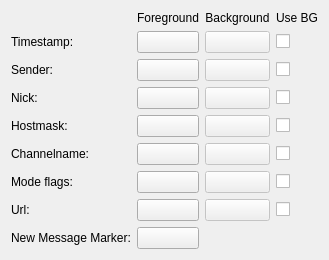
         <widget class="QWidget" name="Seite_2" >
          <attribute name="title" >
           <string>Message</string>
          </attribute>
          <layout class="QGridLayout" >
           <item row="0" column="1" >
            <widget class="QLabel" name="label_37" >
             <property name="text" >
              <string>Foreground</string>
             </property>
             <property name="alignment" >
              <set>Qt::AlignCenter</set>
             </property>
            </widget>
           </item>
           <item row="0" column="2" >
            <widget class="QLabel" name="label_38" >
             <property name="text" >
              <string>Background</string>
             </property>
             <property name="alignment" >
              <set>Qt::AlignCenter</set>
             </property>
            </widget>
           </item>
           <item row="0" column="3" >
            <widget class="QLabel" name="label_9" >
             <property name="text" >
              <string>Use BG</string>
             </property>
             <property name="alignment" >
              <set>Qt::AlignCenter</set>
             </property>
            </widget>
           </item>
           <item row="1" column="0" >
            <widget class="QLabel" name="label_29" >
             <property name="text" >
              <string>Timestamp:</string>
             </property>
            </widget>
           </item>
           <item row="1" column="1" >
            <widget class="ColorButton" name="timestampFG" >
             <property name="text" >
              <string/>
             </property>
            </widget>
           </item>
           <item row="1" column="2" >
            <widget class="ColorButton" name="timestampBG" >
             <property name="enabled" >
              <bool>false</bool>
             </property>
             <property name="text" >
              <string/>
             </property>
            </widget>
           </item>
           <item row="1" column="3" >
            <widget class="QCheckBox" name="timestampUseBG" >
             <property name="sizePolicy" >
              <sizepolicy vsizetype="Fixed" hsizetype="Maximum" >
               <horstretch>0</horstretch>
               <verstretch>0</verstretch>
              </sizepolicy>
             </property>
             <property name="layoutDirection" >
              <enum>Qt::LeftToRight</enum>
             </property>
             <property name="text" >
              <string/>
             </property>
            </widget>
           </item>
           <item row="2" column="0" >
            <widget class="QLabel" name="label_28" >
             <property name="text" >
              <string>Sender:</string>
             </property>
            </widget>
           </item>
           <item row="2" column="1" >
            <widget class="ColorButton" name="senderFG" >
             <property name="text" >
              <string/>
             </property>
            </widget>
           </item>
           <item row="2" column="2" >
            <widget class="ColorButton" name="senderBG" >
             <property name="enabled" >
              <bool>false</bool>
             </property>
             <property name="text" >
              <string/>
             </property>
            </widget>
           </item>
           <item row="2" column="3" >
            <widget class="QCheckBox" name="senderUseBG" >
             <property name="sizePolicy" >
              <sizepolicy vsizetype="Fixed" hsizetype="Maximum" >
               <horstretch>0</horstretch>
               <verstretch>0</verstretch>
              </sizepolicy>
             </property>
             <property name="layoutDirection" >
              <enum>Qt::LeftToRight</enum>
             </property>
             <property name="text" >
              <string/>
             </property>
            </widget>
           </item>
           <item row="3" column="0" >
            <widget class="QLabel" name="label_30" >
             <property name="text" >
              <string>Nick:</string>
             </property>
            </widget>
           </item>
           <item row="3" column="1" >
            <widget class="ColorButton" name="nickFG" >
             <property name="text" >
              <string/>
             </property>
            </widget>
           </item>
           <item row="3" column="2" >
            <widget class="ColorButton" name="nickBG" >
             <property name="enabled" >
              <bool>false</bool>
             </property>
             <property name="text" >
              <string/>
             </property>
            </widget>
           </item>
           <item row="3" column="3" >
            <widget class="QCheckBox" name="nickUseBG" >
             <property name="sizePolicy" >
              <sizepolicy vsizetype="Fixed" hsizetype="Maximum" >
               <horstretch>0</horstretch>
               <verstretch>0</verstretch>
              </sizepolicy>
             </property>
             <property name="layoutDirection" >
              <enum>Qt::LeftToRight</enum>
             </property>
             <property name="text" >
              <string/>
             </property>
            </widget>
           </item>
           <item row="4" column="0" >
            <widget class="QLabel" name="label_31" >
             <property name="text" >
              <string>Hostmask:</string>
             </property>
            </widget>
           </item>
           <item row="4" column="1" >
            <widget class="ColorButton" name="hostmaskFG" >
             <property name="text" >
              <string/>
             </property>
            </widget>
           </item>
           <item row="4" column="2" >
            <widget class="ColorButton" name="hostmaskBG" >
             <property name="enabled" >
              <bool>false</bool>
             </property>
             <property name="text" >
              <string/>
             </property>
            </widget>
           </item>
           <item row="4" column="3" >
            <widget class="QCheckBox" name="hostmaskUseBG" >
             <property name="sizePolicy" >
              <sizepolicy vsizetype="Fixed" hsizetype="Maximum" >
               <horstretch>0</horstretch>
               <verstretch>0</verstretch>
              </sizepolicy>
             </property>
             <property name="layoutDirection" >
              <enum>Qt::LeftToRight</enum>
             </property>
             <property name="text" >
              <string/>
             </property>
            </widget>
           </item>
           <item row="5" column="0" >
            <widget class="QLabel" name="label_32" >
             <property name="text" >
              <string>Channelname:</string>
             </property>
            </widget>
           </item>
           <item row="5" column="1" >
            <widget class="ColorButton" name="channelnameFG" >
             <property name="text" >
              <string/>
             </property>
            </widget>
           </item>
           <item row="5" column="2" >
            <widget class="ColorButton" name="channelnameBG" >
             <property name="enabled" >
              <bool>false</bool>
             </property>
             <property name="text" >
              <string/>
             </property>
            </widget>
           </item>
           <item row="5" column="3" >
            <widget class="QCheckBox" name="channelnameUseBG" >
             <property name="sizePolicy" >
              <sizepolicy vsizetype="Fixed" hsizetype="Maximum" >
               <horstretch>0</horstretch>
               <verstretch>0</verstretch>
              </sizepolicy>
             </property>
             <property name="layoutDirection" >
              <enum>Qt::LeftToRight</enum>
             </property>
             <property name="text" >
              <string/>
             </property>
            </widget>
           </item>
           <item row="6" column="0" >
            <widget class="QLabel" name="label_33" >
             <property name="text" >
              <string>Mode flags:</string>
             </property>
            </widget>
           </item>
           <item row="6" column="1" >
            <widget class="ColorButton" name="modeFlagsFG" >
             <property name="text" >
              <string/>
             </property>
            </widget>
           </item>
           <item row="6" column="2" >
            <widget class="ColorButton" name="modeFlagsBG" >
             <property name="enabled" >
              <bool>false</bool>
             </property>
             <property name="text" >
              <string/>
             </property>
            </widget>
           </item>
           <item row="6" column="3" >
            <widget class="QCheckBox" name="modeFlagsUseBG" >
             <property name="sizePolicy" >
              <sizepolicy vsizetype="Fixed" hsizetype="Maximum" >
               <horstretch>0</horstretch>
               <verstretch>0</verstretch>
              </sizepolicy>
             </property>
             <property name="layoutDirection" >
              <enum>Qt::LeftToRight</enum>
             </property>
             <property name="text" >
              <string/>
             </property>
            </widget>
           </item>
           <item row="7" column="0" >
            <widget class="QLabel" name="label_34" >
             <property name="text" >
              <string>Url:</string>
             </property>
            </widget>
           </item>
           <item row="7" column="1" >
            <widget class="ColorButton" name="urlFG" >
             <property name="text" >
              <string/>
             </property>
            </widget>
           </item>
           <item row="7" column="2" >
            <widget class="ColorButton" name="urlBG" >
             <property name="enabled" >
              <bool>false</bool>
             </property>
             <property name="text" >
              <string/>
             </property>
            </widget>
           </item>
           <item row="7" column="3" >
            <widget class="QCheckBox" name="urlUseBG" >
             <property name="sizePolicy" >
              <sizepolicy vsizetype="Fixed" hsizetype="Maximum" >
               <horstretch>0</horstretch>
               <verstretch>0</verstretch>
              </sizepolicy>
             </property>
             <property name="layoutDirection" >
              <enum>Qt::LeftToRight</enum>
             </property>
             <property name="text" >
              <string/>
             </property>
            </widget>
           </item>
           <item row="8" column="0" >
            <widget class="QLabel" name="label_11" >
             <property name="text" >
              <string>New Message Marker:</string>
             </property>
            </widget>
           </item>
           <item row="8" column="1" >
            <widget class="ColorButton" name="newMsgMarkerFG" >
             <property name="text" >
              <string/>
             </property>
            </widget>
           </item>
          </layout>
         </widget>
